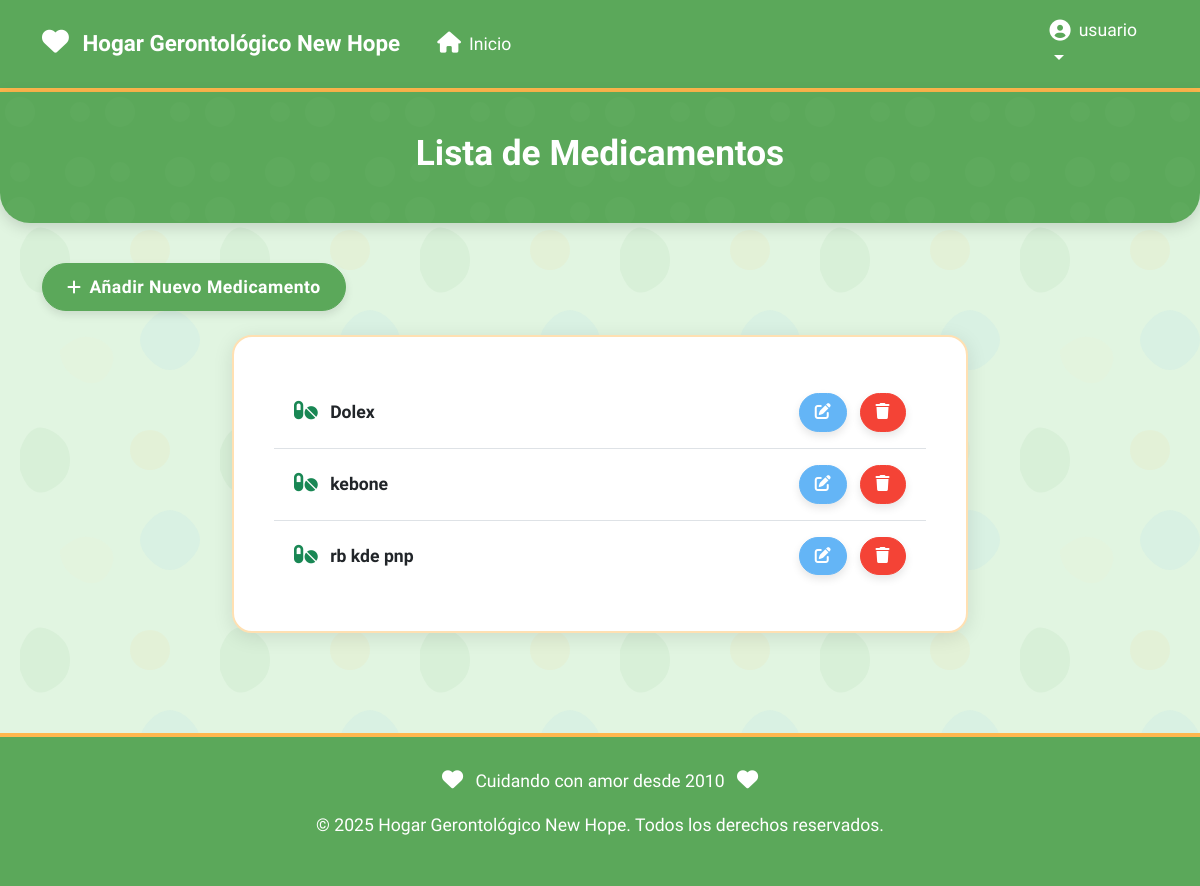
The app's page /medications/ (signed in), older data.
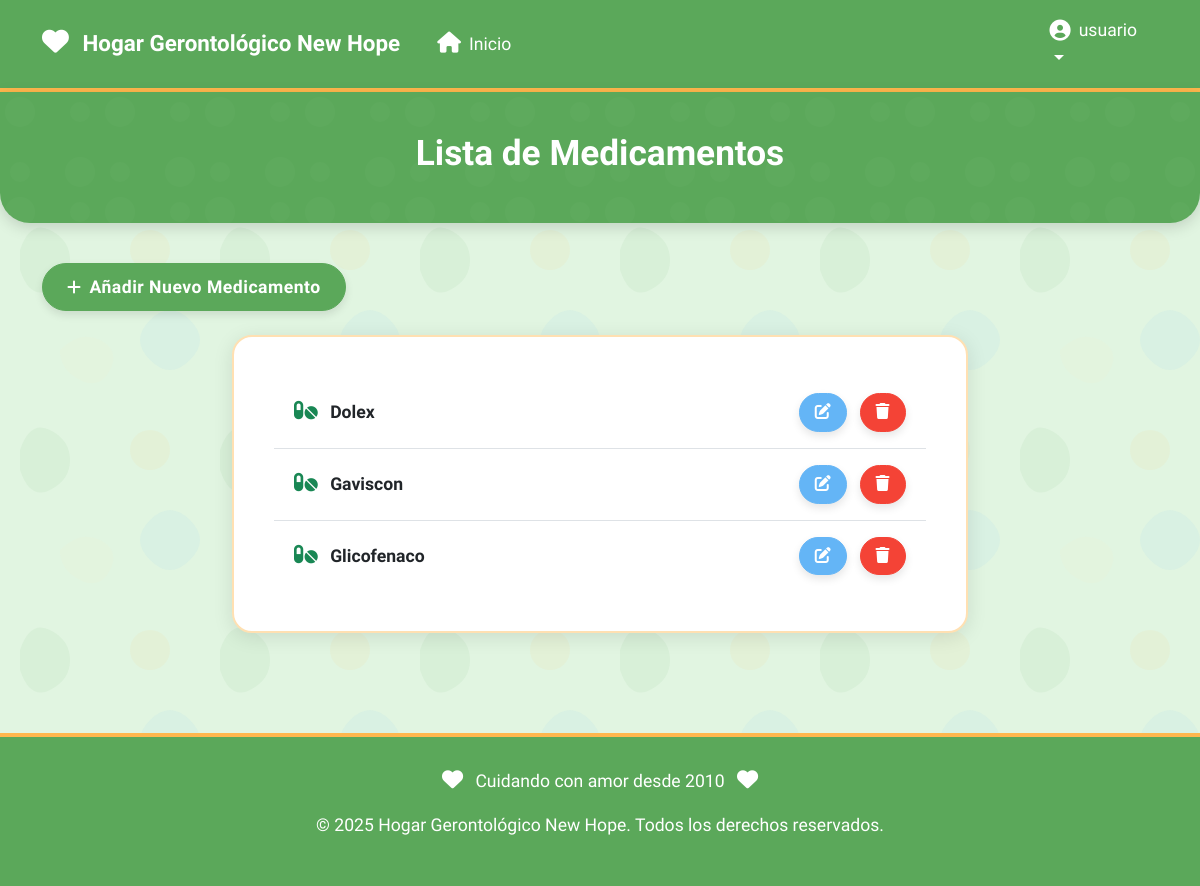
The same page, newer data.
### medications/models.py (models this page shows, shortened)
class Medication(models.Model):
    name = models.CharField(max_length=100)

### medications/views.py (the view)
# urls.py: path('', views.medications_view, name='medications_view'),
def medications_view(request):
    if request.method == 'GET':
        medications = ml.get_all_medications()
        return render(request, 'list_medications.html', {'medications': medications})

### authentication/context_processors.py (called while the page is built, shortened)
def user_profile_context(request):
    if request.user.is_authenticated:
        try:
            profile = request.user.profile
            return {
                'user_profile': profile,
                'is_doctor': profile.is_doctor(),
                'is_patient': profile.is_patient(),
                'is_family': profile.is_family(),
            }
        except UserProfile.DoesNotExist:
            return {
                'user_profile': None,
                'is_doctor': False,
                'is_patient': False,
                'is_family': False,
            }

### medications/logic/medication_logic.py (called while the page is built)
def get_all_medications():
    return Medication.objects.all()

### medications/templates/list_medications.html (shortened to what this page needs)
{% extends 'base.html' %}
{% block content %}
<div class="page-header">
    <div class="container">
        <h2 class="text-center">Lista de Medicamentos</h2>
    </div>
</div>
<div class="container">
    <div class="row">
        <div class="col-12 mb-4">
            <a href="{% url 'medications:create_medication_view' %}" class="btn btn-success">
                <i class="fas fa-plus me-2"></i>Añadir Nuevo Medicamento
            </a>
        </div>
        <div class="col-md-8 mx-auto">
            <div class="content-card">
                <ul class="list-group list-group-flush">
                    {% for medication in medications %}
                    <li class="list-group-item d-flex justify-content-between align-items-center py-3">
                        <span class="fw-bold">
                            <i class="fas fa-pills me-2 text-success"></i>
                            {{ medication.name }}
                        </span>
                        <div>
                            <a href="{% url 'medications:update_medication_view' medication.pk %}" class="btn btn-primary btn-sm me-2" title="Editar">
                                <i class="fas fa-edit"></i>
                            </a>
                            <form action="{% url 'medications:delete_medication_view' medication.pk %}" method="POST" class="d-inline">
                                <button type="submit" class="btn btn-danger btn-sm" title="Eliminar"
                                       onclick="return confirm('¿Estás seguro de que deseas eliminar este medicamento?');">
                                    <i class="fas fa-trash"></i>
                                </button>
                            </form>
                        </div>
                    </li>
                    {% empty %}
                    <li class="list-group-item text-center py-4 text-muted">
                        <i class="fas fa-info-circle me-2"></i>No hay medicamentos registrados.
                    </li>
                    {% endfor %}
                </ul>
            </div>
        </div>
    </div>
</div>
{% endblock %}

Row changes from the older to the newer data that the page shows:
removed Medication: name "kebone"
removed Medication: name "rb kde pnp"
added Medication: name "Gaviscon"
added Medication: name "Glicofenaco"
